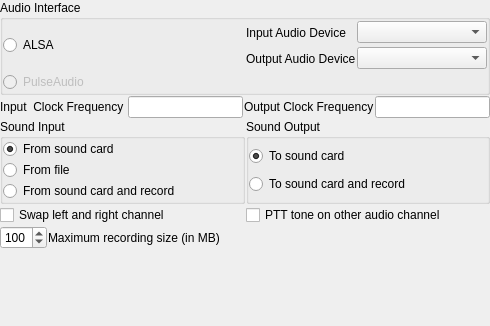
<?xml version="1.0" encoding="UTF-8"?>
<ui version="4.0">
 <class>soundConfig</class>
 <widget class="QWidget" name="soundConfig">
  <property name="geometry">
   <rect>
    <x>0</x>
    <y>0</y>
    <width>490</width>
    <height>326</height>
   </rect>
  </property>
  <property name="windowTitle">
   <string>Form</string>
  </property>
  <layout class="QVBoxLayout" name="verticalLayout_4">
   <property name="spacing">
    <number>1</number>
   </property>
   <property name="leftMargin">
    <number>0</number>
   </property>
   <property name="topMargin">
    <number>0</number>
   </property>
   <property name="rightMargin">
    <number>0</number>
   </property>
   <property name="bottomMargin">
    <number>0</number>
   </property>
   <item>
    <widget class="QGroupBox" name="groupBox_3">
     <property name="title">
      <string>Audio Interface</string>
     </property>
     <layout class="QVBoxLayout" name="verticalLayout_3">
      <property name="spacing">
       <number>1</number>
      </property>
      <property name="leftMargin">
       <number>0</number>
      </property>
      <property name="topMargin">
       <number>0</number>
      </property>
      <property name="rightMargin">
       <number>0</number>
      </property>
      <property name="bottomMargin">
       <number>0</number>
      </property>
      <item>
       <layout class="QHBoxLayout" name="horizontalLayout_4">
        <item>
         <widget class="QRadioButton" name="alsaRadioButton">
          <property name="text">
           <string>ALSA</string>
          </property>
         </widget>
        </item>
        <item>
         <layout class="QGridLayout" name="gridLayout_2">
          <property name="verticalSpacing">
           <number>1</number>
          </property>
          <item row="0" column="0">
           <widget class="QLabel" name="inputAudioDeviceLabel">
            <property name="sizePolicy">
             <sizepolicy hsizetype="Fixed" vsizetype="Fixed">
              <horstretch>0</horstretch>
              <verstretch>0</verstretch>
             </sizepolicy>
            </property>
            <property name="minimumSize">
             <size>
              <width>0</width>
              <height>25</height>
             </size>
            </property>
            <property name="text">
             <string>Input Audio Device</string>
            </property>
            <property name="wordWrap">
             <bool>false</bool>
            </property>
           </widget>
          </item>
          <item row="0" column="1">
           <widget class="QComboBox" name="inputPCMNameComboBox"/>
          </item>
          <item row="1" column="0">
           <widget class="QLabel" name="outputAudioDeviceLabel">
            <property name="sizePolicy">
             <sizepolicy hsizetype="Fixed" vsizetype="Fixed">
              <horstretch>0</horstretch>
              <verstretch>0</verstretch>
             </sizepolicy>
            </property>
            <property name="minimumSize">
             <size>
              <width>0</width>
              <height>25</height>
             </size>
            </property>
            <property name="text">
             <string>Output Audio Device</string>
            </property>
            <property name="wordWrap">
             <bool>false</bool>
            </property>
           </widget>
          </item>
          <item row="1" column="1">
           <widget class="QComboBox" name="outputPCMNameComboBox"/>
          </item>
         </layout>
        </item>
       </layout>
      </item>
      <item>
       <widget class="QRadioButton" name="pulseRadioButton">
        <property name="enabled">
         <bool>false</bool>
        </property>
        <property name="text">
         <string>PulseAudio</string>
        </property>
        <property name="checkable">
         <bool>false</bool>
        </property>
        <property name="checked">
         <bool>false</bool>
        </property>
       </widget>
      </item>
     </layout>
    </widget>
   </item>
   <item>
    <layout class="QHBoxLayout" name="horizontalLayout_2">
     <item>
      <widget class="QLabel" name="inputClockLabel">
       <property name="sizePolicy">
        <sizepolicy hsizetype="Preferred" vsizetype="Preferred">
         <horstretch>0</horstretch>
         <verstretch>0</verstretch>
        </sizepolicy>
       </property>
       <property name="minimumSize">
        <size>
         <width>0</width>
         <height>0</height>
        </size>
       </property>
       <property name="text">
        <string>Input  Clock Frequency </string>
       </property>
       <property name="wordWrap">
        <bool>false</bool>
       </property>
      </widget>
     </item>
     <item>
      <widget class="QLineEdit" name="inputClockLineEdit"/>
     </item>
     <item>
      <widget class="QLabel" name="outputClockLabel">
       <property name="sizePolicy">
        <sizepolicy hsizetype="Preferred" vsizetype="Preferred">
         <horstretch>0</horstretch>
         <verstretch>0</verstretch>
        </sizepolicy>
       </property>
       <property name="minimumSize">
        <size>
         <width>0</width>
         <height>0</height>
        </size>
       </property>
       <property name="text">
        <string>Output Clock Frequency</string>
       </property>
       <property name="wordWrap">
        <bool>false</bool>
       </property>
      </widget>
     </item>
     <item>
      <widget class="QLineEdit" name="outputClockLineEdit"/>
     </item>
    </layout>
   </item>
   <item>
    <layout class="QHBoxLayout" name="horizontalLayout">
     <item>
      <widget class="QGroupBox" name="groupBox">
       <property name="title">
        <string>Sound Input</string>
       </property>
       <layout class="QVBoxLayout" name="verticalLayout">
        <property name="spacing">
         <number>1</number>
        </property>
        <property name="leftMargin">
         <number>0</number>
        </property>
        <property name="topMargin">
         <number>0</number>
        </property>
        <property name="rightMargin">
         <number>0</number>
        </property>
        <property name="bottomMargin">
         <number>0</number>
        </property>
        <item>
         <widget class="QRadioButton" name="inFromCard">
          <property name="text">
           <string>From sound card</string>
          </property>
          <property name="checked">
           <bool>true</bool>
          </property>
         </widget>
        </item>
        <item>
         <widget class="QRadioButton" name="inFromFile">
          <property name="text">
           <string>From file</string>
          </property>
         </widget>
        </item>
        <item>
         <widget class="QRadioButton" name="inRecordFromCard">
          <property name="text">
           <string>From sound card and record</string>
          </property>
         </widget>
        </item>
       </layout>
      </widget>
     </item>
     <item>
      <widget class="QGroupBox" name="groupBox_2">
       <property name="title">
        <string>Sound Output</string>
       </property>
       <layout class="QVBoxLayout" name="verticalLayout_2">
        <property name="spacing">
         <number>1</number>
        </property>
        <property name="leftMargin">
         <number>0</number>
        </property>
        <property name="topMargin">
         <number>0</number>
        </property>
        <property name="rightMargin">
         <number>0</number>
        </property>
        <property name="bottomMargin">
         <number>0</number>
        </property>
        <item>
         <widget class="QRadioButton" name="outToCard">
          <property name="text">
           <string>To sound card</string>
          </property>
          <property name="checked">
           <bool>true</bool>
          </property>
         </widget>
        </item>
        <item>
         <widget class="QRadioButton" name="outRecord">
          <property name="text">
           <string>To sound card and record</string>
          </property>
         </widget>
        </item>
       </layout>
      </widget>
     </item>
    </layout>
   </item>
   <item>
    <layout class="QHBoxLayout" name="horizontalLayout_5">
     <item>
      <widget class="QCheckBox" name="swapChannelCheckBox">
       <property name="text">
        <string>Swap left and right channel</string>
       </property>
      </widget>
     </item>
     <item>
      <widget class="QCheckBox" name="pttToneCheckBox">
       <property name="text">
        <string>PTT tone on other audio channel</string>
       </property>
      </widget>
     </item>
    </layout>
   </item>
   <item>
    <layout class="QHBoxLayout" name="_5">
     <item>
      <widget class="QSpinBox" name="mbSpinBox">
       <property name="minimum">
        <number>1</number>
       </property>
       <property name="maximum">
        <number>999</number>
       </property>
       <property name="singleStep">
        <number>5</number>
       </property>
       <property name="value">
        <number>100</number>
       </property>
      </widget>
     </item>
     <item>
      <widget class="QLabel" name="textLabel1">
       <property name="text">
        <string>Maximum recording size (in MB)</string>
       </property>
       <property name="wordWrap">
        <bool>false</bool>
       </property>
      </widget>
     </item>
     <item>
      <spacer name="hspacer">
       <property name="orientation">
        <enum>Qt::Horizontal</enum>
       </property>
       <property name="sizeType">
        <enum>QSizePolicy::Expanding</enum>
       </property>
       <property name="sizeHint" stdset="0">
        <size>
         <width>51</width>
         <height>20</height>
        </size>
       </property>
      </spacer>
     </item>
    </layout>
   </item>
   <item>
    <spacer name="verticalSpacer">
     <property name="orientation">
      <enum>Qt::Vertical</enum>
     </property>
     <property name="sizeHint" stdset="0">
      <size>
       <width>20</width>
       <height>25</height>
      </size>
     </property>
    </spacer>
   </item>
  </layout>
 </widget>
 <resources/>
 <connections/>
</ui>
